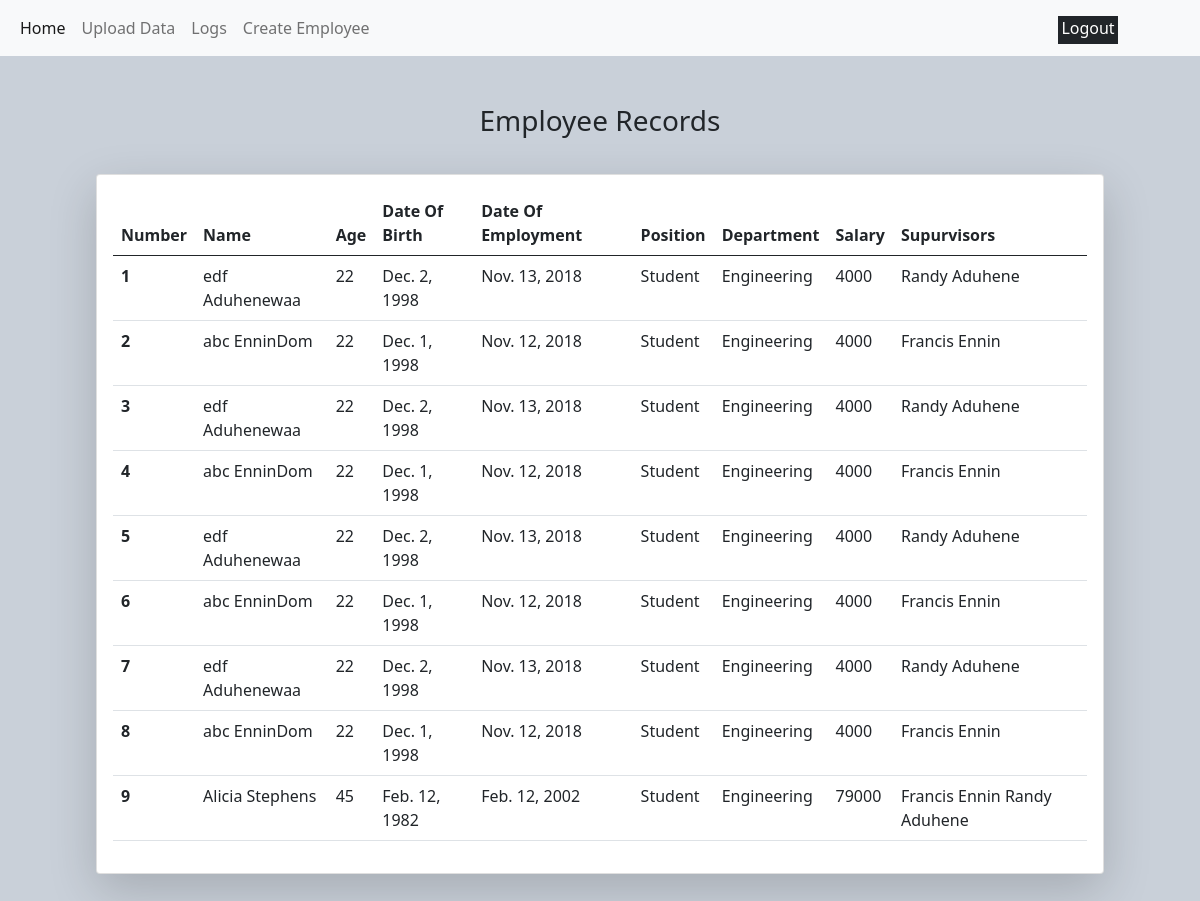
The app's page / (signed in) with its own data.
### base/models.py (models this page shows, shortened)
class Employee(models.Model):
    first_name = models.CharField(max_length=30)
    last_name = models.CharField(max_length=40)
    age = models.IntegerField()
    date_of_birth = models.DateField(help_text="format: yy-mm-dd (eg. 2020-12-14)")
    date_of_employment = models.DateField(
        help_text="format: yy-mm-dd (eg. 2020-12-14)",
    )
    position = models.CharField(max_length=30)
    department = models.CharField(max_length=100)
    salary = IntegerField()
    supervisors = models.ManyToManyField(
        Supervisor,
        verbose_name=("supervisors"),
        related_name="employees",
        null=True,
        blank=True,
    )

class Supervisor(models.Model):
    firstname = models.CharField(max_length=30)
    lastname = models.CharField(max_length=40)
    age = models.IntegerField()
    dateofbirth = models.DateField()
    date_of_employment = models.DateField(default="2017-04-09")
    position = models.CharField(max_length=30)
    department = models.CharField(max_length=100)
    salary = IntegerField()
    def __str__(self):
        return f"{self.firstname} {self.lastname}"

### base/views.py (the view)
# urls.py: path("", views.home, name="home"),
@login_required
def home(request):
    employees = reversed(Employee.objects.all())
    context = {"employees": employees}
    return render(request, "base/index.html", context)

### base/templates/base/index.html (shortened to what this page needs)
{% extends 'base/base.html' %} {% block title %} Home {% endblock title %}
{%load crispy_forms_tags %} {% block body %}
<div><h3 style="text-align: center" class="mt-5">Employee Records</h3></div>
<div class="d-none d-lg-block">
  <div
    class="shadow-lg card p-3"
    style=" margin: 8%; margin-top: 3%; min"
  >
    <table class="table">
      <thead>
        <tr>
          <th scope="col">Number</th>
          <th scope="col">Name</th>
          <th scope="col">Age</th>
          <th scope="col">Date Of Birth</th>
          <th scope="col">Date Of Employment</th>
          <th scope="col">Position</th>
          <th scope="col">Department</th>
          <th scope="col">Salary</th>
          <th scope="col">Supurvisors</th>
        </tr>
      </thead>
      <tbody>
        {% for employee in employees %}
        <tr>
          <th scope="row">{{ forloop.counter }}</th>
          <td>{{employee.first_name}} {{employee.last_name}}</td>
          <td>{{employee.age}}</td>
          <td>{{employee.date_of_birth}}</td>
          <td>{{employee.date_of_employment}}</td>
          <td>{{employee.position}}</td>
          <td>{{employee.department}}</td>
          <td>{{employee.salary}}</td>
          <td>
            {% for supervisor in employee.supervisors.all %}{{supervisor}}
            {%endfor %}
          </td>
        </tr>
        {% endfor %}
      </tbody>
    </table>
  </div>
</div>
{% endblock body %}

### records on screen
Employee: first_name "edf", last_name "Aduhenewaa", age "22", date_of_birth "Dec. 2, 1998", date_of_employment "Nov. 13, 2018", position "Student", department "Engineering", salary "4000"
Supervisor: firstname+lastname "Randy Aduhene"
Employee: first_name "abc", last_name "EnninDom", age "22", date_of_birth "Dec. 1, 1998", date_of_employment "Nov. 12, 2018", position "Student", department "Engineering", salary "4000"
Supervisor: firstname+lastname "Francis Ennin"
Employee: first_name "edf", last_name "Aduhenewaa", age "22", date_of_birth "Dec. 2, 1998", date_of_employment "Nov. 13, 2018", position "Student", department "Engineering", salary "4000"
Employee: first_name "abc", last_name "EnninDom", age "22", date_of_birth "Dec. 1, 1998", date_of_employment "Nov. 12, 2018", position "Student", department "Engineering", salary "4000"
Employee: first_name "edf", last_name "Aduhenewaa", age "22", date_of_birth "Dec. 2, 1998", date_of_employment "Nov. 13, 2018", position "Student", department "Engineering", salary "4000"
Employee: first_name "abc", last_name "EnninDom", age "22", date_of_birth "Dec. 1, 1998", date_of_employment "Nov. 12, 2018", position "Student", department "Engineering", salary "4000"
Employee: first_name "edf", last_name "Aduhenewaa", age "22", date_of_birth "Dec. 2, 1998", date_of_employment "Nov. 13, 2018", position "Student", department "Engineering", salary "4000"
Employee: first_name "abc", last_name "EnninDom", age "22", date_of_birth "Dec. 1, 1998", date_of_employment "Nov. 12, 2018", position "Student", department "Engineering", salary "4000"
Employee: first_name "Alicia", last_name "Stephens", age "45", date_of_birth "Feb. 12, 1982", date_of_employment "Feb. 12, 2002", position "Student", department "Engineering", salary "79000"
